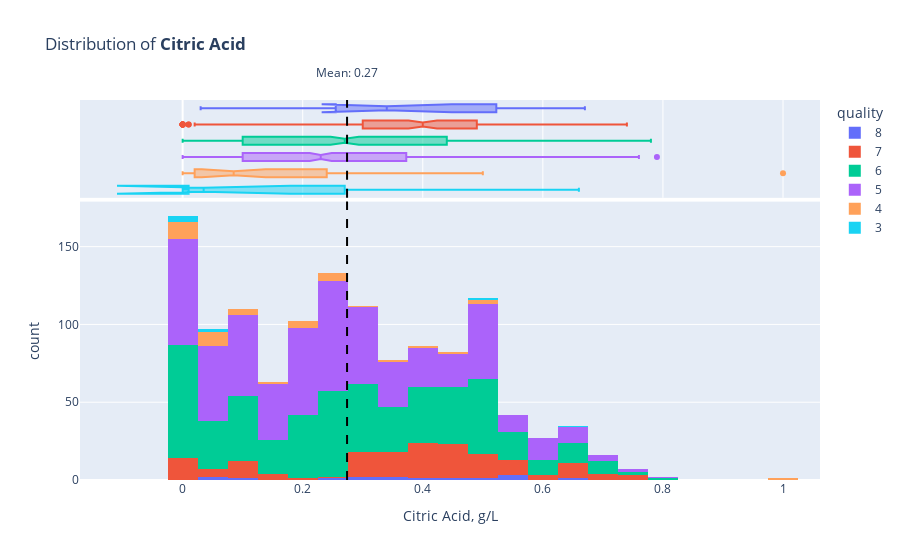

Here is the notebook cell this chart was saved with:
### Markdown cell above
#### 2.3.3. Citric Acid

### Code cell
overview_plot(df_train, "citric acid", "g/L")

### Figure 1 — Plotly figure (JSON) as saved in the notebook; plotly's stock layout.template omitted (floating-point values rounded to 4 significant figures; data arrays with more than 128 entries replaced by an {"elided": "..."} marker saying what was removed)
{"data": [{"alignmentgroup": "True", "bingroup": "x", "histfunc": "count", "hovertemplate": "quality=8<br>Citric Acid, g/L=%{x}<br>count=%{y}<extra></extra>", "legendgroup": "8", "marker": {"color": "#636efa", "pattern": {"shape": ""}}, "name": "8", "offsetgroup": "8", "orientation": "v", "showlegend": true, "type": "histogram", "x": [0.05, 0.31, 0.09, 0.33, 0.5, 0.24, 0.34, 0.39, 0.54, 0.03, 0.3, 0.53, 0.46, 0.56, 0.67], "xaxis": "x", "y": [8, 8, 8, 8, 8, 8, 8, 8, 8, 8, 8, 8, 8, 8, 8], "yaxis": "y"}, {"alignmentgroup": "True", "hovertemplate": "quality=8<br>Citric Acid, g/L=%{x}<extra></extra>", "legendgroup": "8", "marker": {"color": "#636efa"}, "name": "8", "notched": true, "offsetgroup": "8", "showlegend": false, "type": "box", "x": [0.05, 0.31, 0.09, 0.33, 0.5, 0.24, 0.34, 0.39, 0.54, 0.03, 0.3, 0.53, 0.46, 0.56, 0.67], "xaxis": "x2", "yaxis": "y2"}, {"alignmentgroup": "True", "bingroup": "x", "histfunc": "count", "hovertemplate": "quality=7<br>Citric Acid, g/L=%{x}<br>count=%{y}<extra></extra>", "legendgroup": "7", "marker": {"color": "#EF553B", "pattern": {"shape": ""}}, "name": "7", "offsetgroup": "7", "orientation": "v", "showlegend": true, "type": "histogram", "x": {"elided": "159 float values"}, "xaxis": "x", "y": {"elided": "159 int values"}, "yaxis": "y"}, {"alignmentgroup": "True", "hovertemplate": "quality=7<br>Citric Acid, g/L=%{x}<extra></extra>", "legendgroup": "7", "marker": {"color": "#EF553B"}, "name": "7", "notched": true, "offsetgroup": "7", "showlegend": false, "type": "box", "x": {"elided": "159 float values"}, "xaxis": "x2", "yaxis": "y2"}, {"alignmentgroup": "True", "bingroup": "x", "histfunc": "count", "hovertemplate": "quality=6<br>Citric Acid, g/L=%{x}<br>count=%{y}<extra></extra>", "legendgroup": "6", "marker": {"color": "#00cc96", "pattern": {"shape": ""}}, "name": "6", "offsetgroup": "6", "orientation": "v", "showlegend": true, "type": "histogram", "x": {"elided": "510 float values"}, "xaxis": "x", "y": {"elided": "510 int values"}, "yaxis": "y"}, {"alignmentgroup": "True", "hovertemplate": "quality=6<br>Citric Acid, g/L=%{x}<extra></extra>", "legendgroup": "6", "marker": {"color": "#00cc96"}, "name": "6", "notched": true, "offsetgroup": "6", "showlegend": false, "type": "box", "x": {"elided": "510 float values"}, "xaxis": "x2", "yaxis": "y2"}, {"alignmentgroup": "True", "bingroup": "x", "histfunc": "count", "hovertemplate": "quality=5<br>Citric Acid, g/L=%{x}<br>count=%{y}<extra></extra>", "legendgroup": "5", "marker": {"color": "#ab63fa", "pattern": {"shape": ""}}, "name": "5", "offsetgroup": "5", "orientation": "v", "showlegend": true, "type": "histogram", "x": {"elided": "545 float values"}, "xaxis": "x", "y": {"elided": "545 int values"}, "yaxis": "y"}, {"alignmentgroup": "True", "hovertemplate": "quality=5<br>Citric Acid, g/L=%{x}<extra></extra>", "legendgroup": "5", "marker": {"color": "#ab63fa"}, "name": "5", "notched": true, "offsetgroup": "5", "showlegend": false, "type": "box", "x": {"elided": "545 float values"}, "xaxis": "x2", "yaxis": "y2"}, {"alignmentgroup": "True", "bingroup": "x", "histfunc": "count", "hovertemplate": "quality=4<br>Citric Acid, g/L=%{x}<br>count=%{y}<extra></extra>", "legendgroup": "4", "marker": {"color": "#FFA15A", "pattern": {"shape": ""}}, "name": "4", "offsetgroup": "4", "orientation": "v", "showlegend": true, "type": "histogram", "x": [0.4, 0.32, 0.03, 0.05, 0.24, 0, 0.07, 0.01, 0, 0, 0.22, 0, 0.06, 0, 0.2, 0.03, 0, 0.36, 0, 0.04, 0.02, 0.1, 0, 0, 0.2, 0.04, 0.24, 0.09, 0.03, 0.5, 0.06, 0.26, 0.24, 0.49, 1, 0.08, 0.09, 0.49, 0.19, 0.27, 0.15, 0.44], "xaxis": "x", "y": [4, 4, 4, 4, 4, 4, 4, 4, 4, 4, 4, 4, 4, 4, 4, 4, 4, 4, 4, 4, 4, 4, 4, 4, 4, 4, 4, 4, 4, 4, 4, 4, 4, 4, 4, 4, 4, 4, 4, 4, 4, 4], "yaxis": "y"}, {"alignmentgroup": "True", "hovertemplate": "quality=4<br>Citric Acid, g/L=%{x}<extra></extra>", "legendgroup": "4", "marker": {"color": "#FFA15A"}, "name": "4", "notched": true, "offsetgroup": "4", "showlegend": false, "type": "box", "x": [0.4, 0.32, 0.03, 0.05, 0.24, 0, 0.07, 0.01, 0, 0, 0.22, 0, 0.06, 0, 0.2, 0.03, 0, 0.36, 0, 0.04, 0.02, 0.1, 0, 0, 0.2, 0.04, 0.24, 0.09, 0.03, 0.5, 0.06, 0.26, 0.24, 0.49, 1, 0.08, 0.09, 0.49, 0.19, 0.27, 0.15, 0.44], "xaxis": "x2", "yaxis": "y2"}, {"alignmentgroup": "True", "bingroup": "x", "histfunc": "count", "hovertemplate": "quality=3<br>Citric Acid, g/L=%{x}<br>count=%{y}<extra></extra>", "legendgroup": "3", "marker": {"color": "#19d3f3", "pattern": {"shape": ""}}, "name": "3", "offsetgroup": "3", "orientation": "v", "showlegend": true, "type": "histogram", "x": [0, 0.05, 0.66, 0, 0.02, 0.05, 0.02, 0.49], "xaxis": "x", "y": [3, 3, 3, 3, 3, 3, 3, 3], "yaxis": "y"}, {"alignmentgroup": "True", "hovertemplate": "quality=3<br>Citric Acid, g/L=%{x}<extra></extra>", "legendgroup": "3", "marker": {"color": "#19d3f3"}, "name": "3", "notched": true, "offsetgroup": "3", "showlegend": false, "type": "box", "x": [0, 0.05, 0.66, 0, 0.02, 0.05, 0.02, 0.49], "xaxis": "x2", "yaxis": "y2"}], "layout": {"annotations": [{"showarrow": false, "text": "Mean: 0.27", "x": 0.2739, "y": 1.1, "yref": "paper"}], "barmode": "relative", "legend": {"title": {"text": "quality"}, "tracegroupgap": 0}, "shapes": [{"line": {"color": "black", "dash": "dash"}, "type": "line", "x0": 0.2739, "x1": 0.2739, "xref": "x", "y0": 0, "y1": 1, "yref": "y domain"}, {"line": {"color": "black", "dash": "dash"}, "type": "line", "x0": 0.2739, "x1": 0.2739, "xref": "x2", "y0": 0, "y1": 1, "yref": "y2 domain"}], "title": {"text": "Distribution of <b>Citric Acid</b>"}, "xaxis": {"anchor": "y", "domain": [0, 1], "title": {"text": "Citric Acid, g/L"}}, "xaxis2": {"anchor": "y2", "domain": [0, 1], "matches": "x", "showgrid": true, "showticklabels": false}, "yaxis": {"anchor": "x", "categoryarray": [3, 4, 5, 6, 7, 8], "categoryorder": "array", "domain": [0, 0.7326], "title": {"text": "count"}}, "yaxis2": {"anchor": "x2", "categoryarray": [3, 4, 5, 6, 7, 8], "categoryorder": "array", "domain": [0.7426, 1], "matches": "y2", "showgrid": false, "showline": false, "showticklabels": false, "ticks": ""}}}
